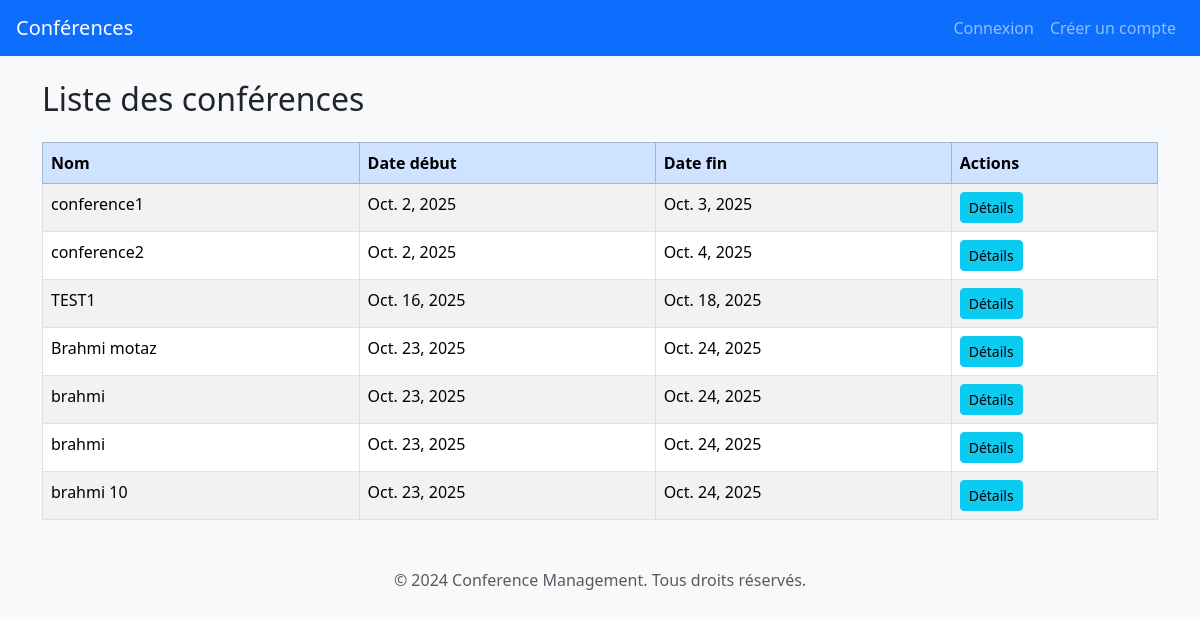
Screenshot of /Conference/liste/ with the database file from the repository.
### ConferenceApp/models.py (models this page shows, shortened)
class Conference(models.Model):
    conference_id=models.AutoField(primary_key=True)
    name=models.CharField(max_length=255)
    description=models.CharField(max_length=255,validators=[MinLengthValidator(30,"la description doit contenir au moins 3 caractere")])
    THEME = [
        ("CS&IA","Computer Science and IA"),
        ("SE","Science and eng")
    ]
    theme=models.CharField(max_length=255,choices=THEME)
    start_date=models.DateField()
    end_date=models.DateField()
    created_at=models.DateTimeField(auto_now_add=True)
    updated_at=models.DateTimeField(auto_now=True)

### ConferenceApp/views.py (the view)
# urls.py: path("liste/", views.ConferenceListView.as_view(), name="conference_liste"),
class ConferenceListView(ListView):
    model = Conference
    template_name = "liste.html"              # ← corrigé
    context_object_name = "liste"
    ordering = ["start_date"]

### template/liste.html (shortened to what this page needs)
{% extends 'base.html' %}
{% block content %}
<h2 class="mb-4">Liste des conférences</h2>
<table class="table table-bordered table-striped">
    <thead class="table-primary">
        <tr>
            <th>Nom</th>
            <th>Date début</th>
            <th>Date fin</th>
            <th>Actions</th>
        </tr>
    </thead>
    <tbody>
    {% for c in liste %}
        <tr>
            <td>{{ c.name }}</td>
            <td>{{ c.start_date }}</td>
            <td>{{ c.end_date }}</td>
            <td>
                <a href="{% url 'conference_detail' c.pk %}" class="btn btn-info btn-sm">Détails</a>
            </td>
        </tr>
    {% empty %}
        <tr><td colspan="4" class="text-center text-muted">Aucune conférence.</td></tr>
    {% endfor %}
    </tbody>
</table>
{% endblock %}

### rows the page displays
Conference: name "conference1", start_date "Oct. 2, 2025", end_date "Oct. 3, 2025"
Conference: name "conference2", start_date "Oct. 2, 2025", end_date "Oct. 4, 2025"
Conference: name "TEST1", start_date "Oct. 16, 2025", end_date "Oct. 18, 2025"
Conference: name "Brahmi motaz", start_date "Oct. 23, 2025", end_date "Oct. 24, 2025"
Conference: name "brahmi", start_date "Oct. 23, 2025", end_date "Oct. 24, 2025"
Conference: name "brahmi", start_date "Oct. 23, 2025", end_date "Oct. 24, 2025"
Conference: name "brahmi 10", start_date "Oct. 23, 2025", end_date "Oct. 24, 2025"
